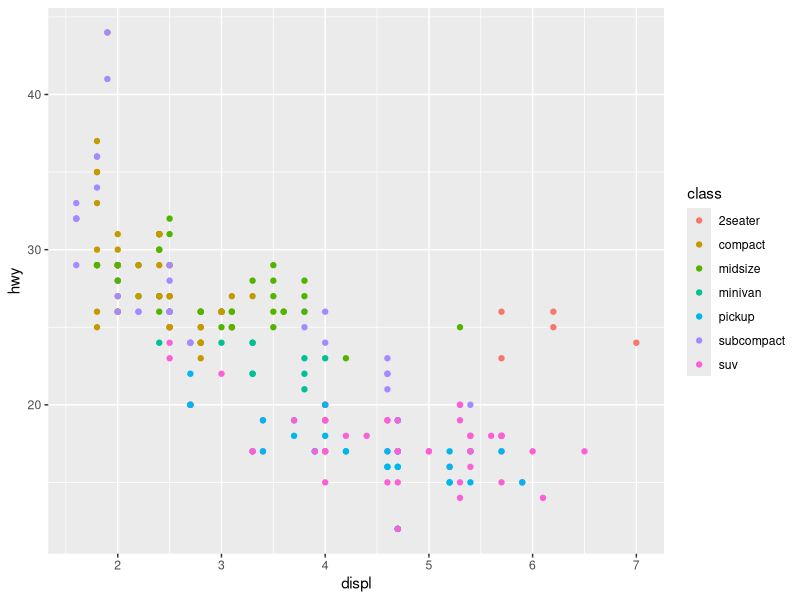
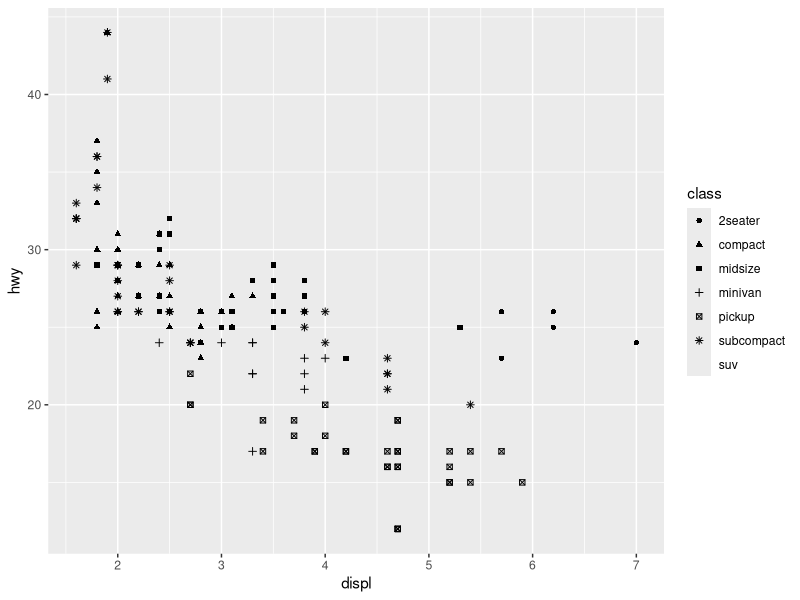
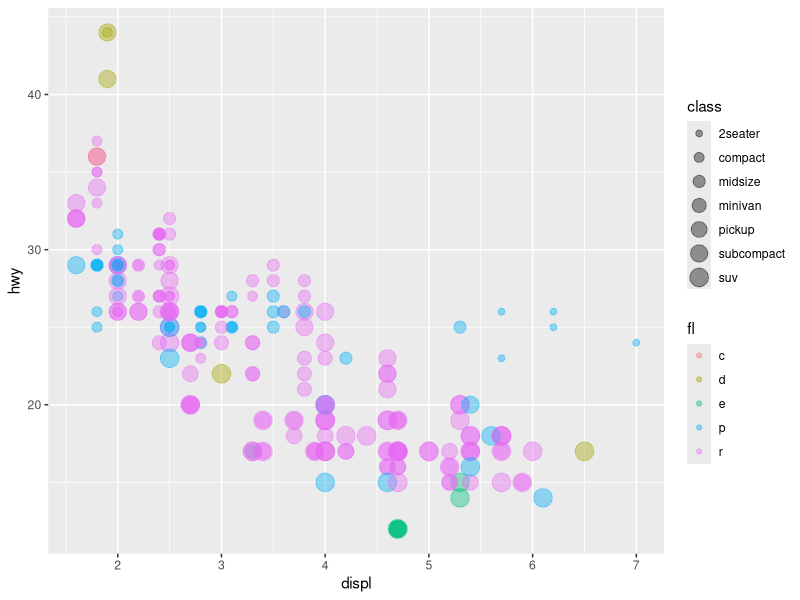
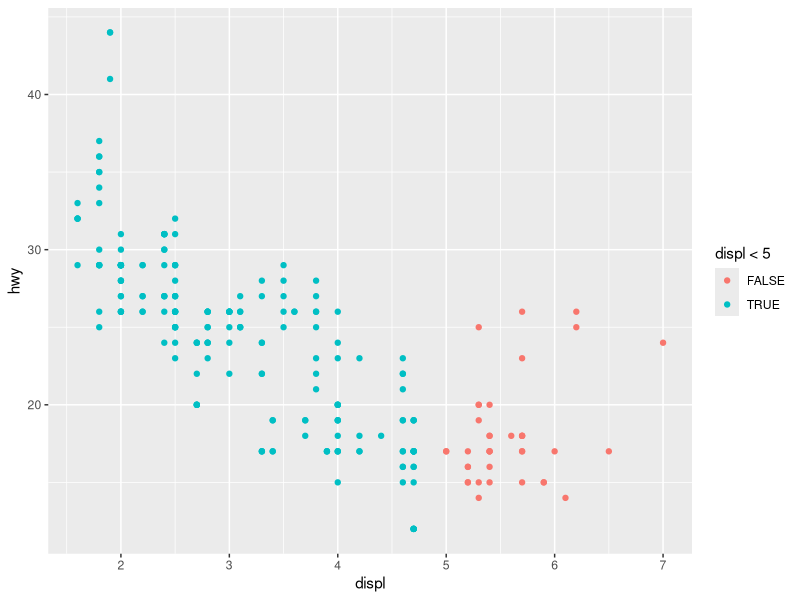
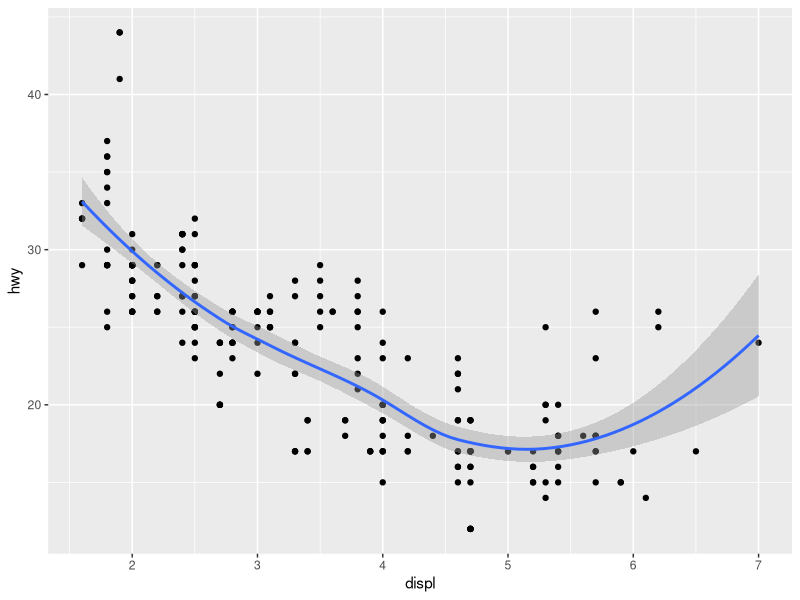
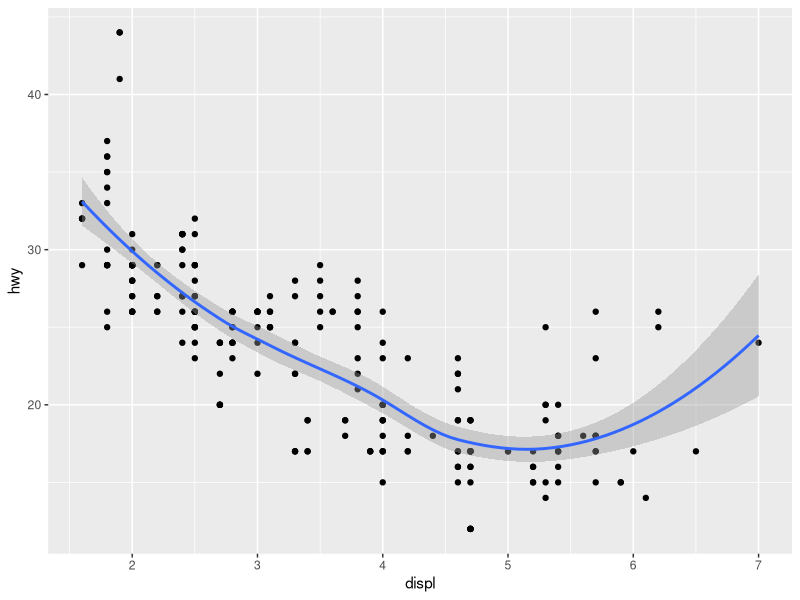
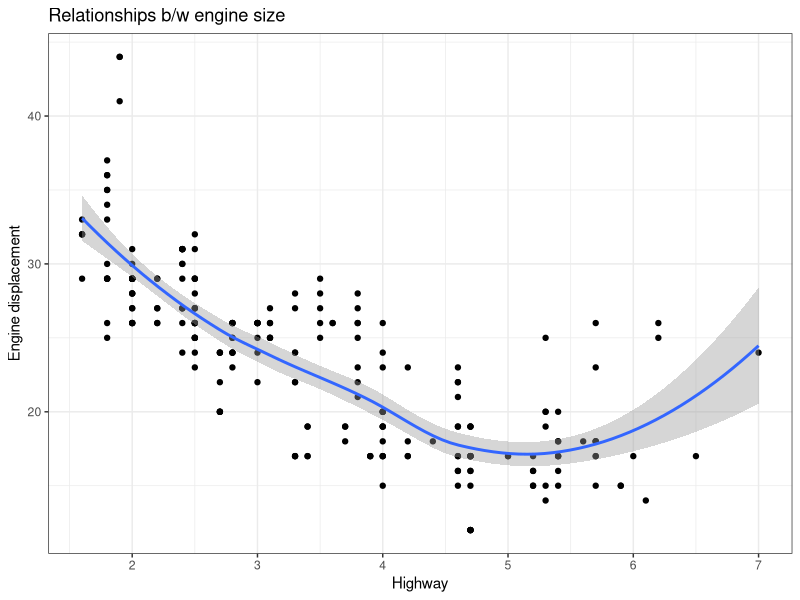
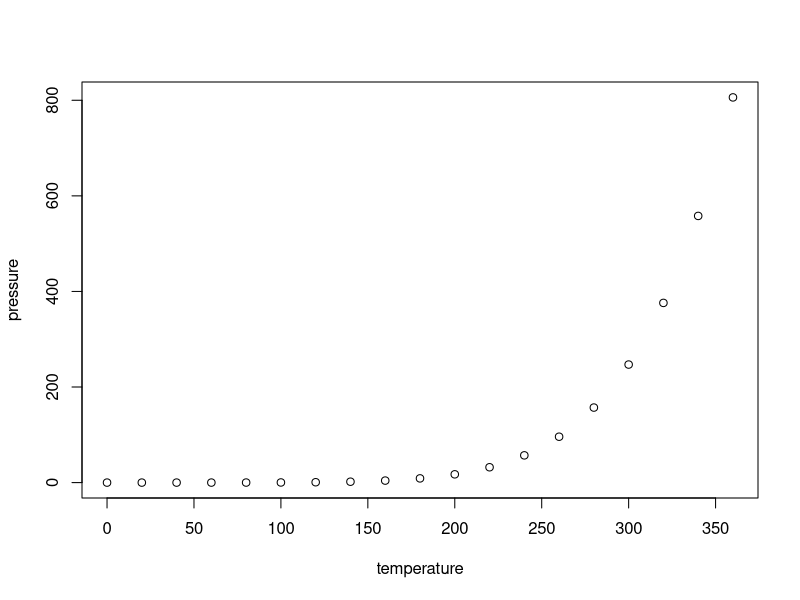

Write the R code that produced these figures, in order.
## ---- chunk 1
knitr::opts_chunk$set(echo = TRUE)
## ---- chunk 2
library(tidyverse)


mpg
g <- ggplot(data=mpg, aes(x=displ,y=hwy))+
 geom_point()

## ---- chunk 3
g <- ggplot(data=mpg, aes(x=displ,y=hwy, color=class)) +
 geom_point()
g

## ---- chunk 4
g <- ggplot(data=mpg, aes(x=displ,y=hwy, shape=class))+
 geom_point()
g

## ---- chunk 5
g <- ggplot(data=mpg, aes(x=displ,y=hwy, size=class,color=fl))+
 geom_point(alpha=0.4)
g
## ---- chunk 6
g <- ggplot(data=mpg)+
 geom_point(aes(x=displ,y=hwy, color=displ<5))
g
## ---- chunk 7
g <- ggplot(data=mpg)+
 geom_point(aes(x=displ,y=hwy))+
 geom_smooth(aes(x=displ,y=hwy))
g

g <- ggplot(data=mpg, aes(x=displ,y=hwy))+
 geom_point()+
 geom_smooth()
g


## ---- chunk 8

g <- ggplot(data=mpg, aes(x=displ,y=hwy))+
 geom_point()+
 geom_smooth()+
 labs(title="Relationships b/w engine size", x="Highway", y="Engine displacement")+
  theme_bw()
g

## ---- chunk 9
plot(pressure)
